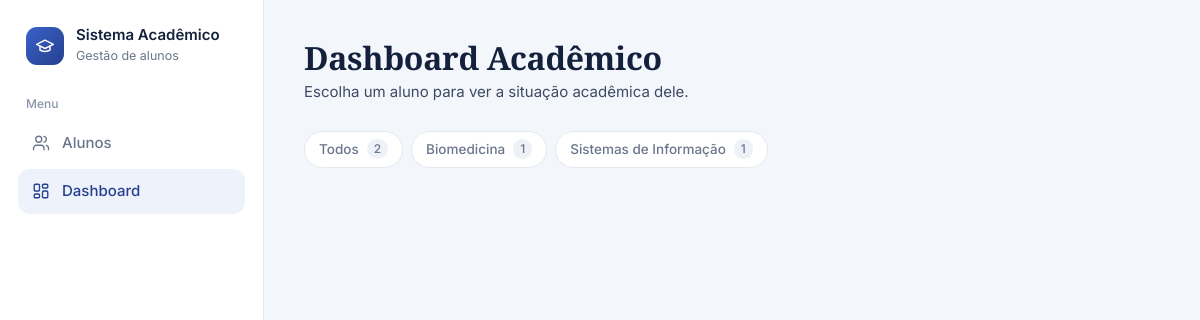
/aluno/dashboard/?escolher=1&curso=Arquitetura e Urbanismo, run on an earlier commit of the app's database.
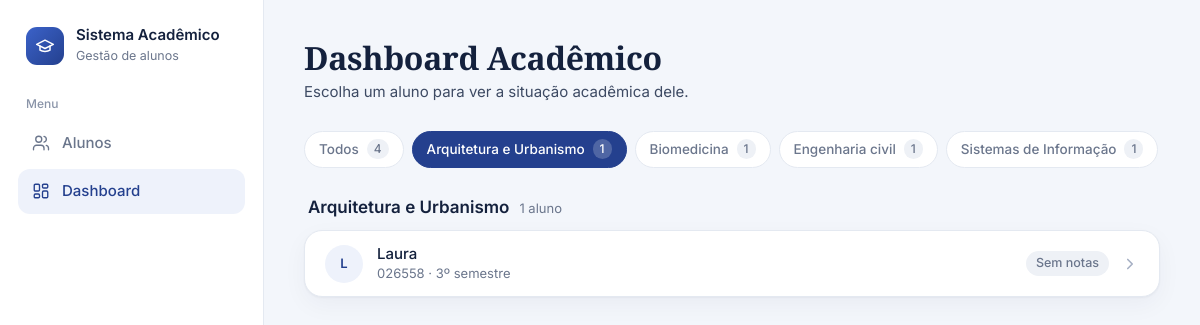
And on a later commit of the database.
### aluno/models.py (models this page shows, shortened)
class Aluno(models.Model):
    STATUS_ATIVO = "ativo"
    STATUS_TRANCADO = "trancado"
    STATUS_FORMADO = "formado"
    STATUS_CHOICES = [
        (STATUS_ATIVO, "Ativo"),
        (STATUS_TRANCADO, "Trancado"),
        (STATUS_FORMADO, "Formado"),
    ]
    nome = models.CharField("Nome", max_length=150)
    matricula = models.CharField("Matrícula", max_length=20, blank=True, default="")
    email = models.EmailField("E-mail", blank=True, default="")
    cpf = models.CharField("CPF", max_length=14, blank=True, default="")
    curso = models.CharField("Curso", max_length=150)
    semestre = models.IntegerField("Semestre", default=1)
    status = models.CharField(
        "Status", max_length=10, choices=STATUS_CHOICES, default=STATUS_ATIVO
    )
    bolsista = models.BooleanField("Bolsista", default=False)
    data_nascimento = models.DateField("Data de nascimento", null=True, blank=True)
    bio = models.TextField("Bio", blank=True)
    criado_em = models.DateTimeField("Cadastrado em", default=timezone.now)
    class Meta:
        verbose_name = "Aluno"
        verbose_name_plural = "Alunos"
        ordering = ["-criado_em"]

### aluno/views.py (the view, shortened to what this page needs)
# urls.py: path('dashboard/', views.dashboard_aluno, name='dashboard_aluno'),
def dashboard_aluno(request, pk=None):
    aluno = _resolver_aluno(request, pk)
    if aluno is None:
        return _selecionar_aluno(request)

### aluno/views.py (called while the page is built)
def _resolver_aluno(request, pk):
    if pk is not None:
        return get_object_or_404(Aluno, pk=pk)
    if request.GET.get("escolher"):
        return None
    user = request.user
    if user.is_authenticated and user.email:
        return Aluno.objects.filter(email__iexact=user.email).first()
    return None

def _iniciais(nome):
    partes = nome.split()
    if len(partes) >= 2:
        return (partes[0][0] + partes[-1][0]).upper()
    return partes[0][0].upper() if partes else "?"

### aluno/templates/dashboard_selecionar.html (shortened to what this page needs)
{% load static %}
<!DOCTYPE html>
<html lang="pt-br">
<head>
</head>
<body class="com-sb">
{% include "_sidebar.html" with sb_ativo="dashboard" %}
<main class="main">
    <header class="header">
        <h1>Dashboard Acadêmico</h1>
        <p>Escolha um aluno para ver a situação acadêmica dele.</p>
    </header>
    {% if total_alunos == 0 %}
    <div class="vazio">
        <strong>Nenhum aluno cadastrado ainda</strong>
        <a href="{% url 'listar_alunos' %}">Cadastrar o primeiro aluno</a>
    </div>
    {% else %}
    {% if cursos %}
    <nav class="cursos" aria-label="Filtrar por curso">
        <a class="curso-link{% if not curso_ativo %} ativo{% endif %}" href="{% url 'dashboard_aluno' %}?escolher=1">Todos <b>{{ total_alunos }}</b></a>
        {% for c in cursos %}
        <a class="curso-link{% if c.curso == curso_ativo %} ativo{% endif %}" href="{% url 'dashboard_aluno' %}?escolher=1&curso={{ c.curso|urlencode }}">{{ c.curso }} <b>{{ c.total }}</b></a>
        {% endfor %}
    </nav>
    {% endif %}
    {% for g in grupos %}
    <section class="grupo">
        <div class="grupo-cab"><h2>{{ g.curso }}</h2><span>{{ g.alunos|length }} aluno{{ g.alunos|length|pluralize }}</span></div>
        <div class="lista">
            {% for a in g.alunos %}
            <a class="linha" href="{% url 'dashboard_aluno_pk' a.pk %}">
                <span class="av" aria-hidden="true">{{ a.iniciais }}</span>
                <div>
                    <div class="nome">{{ a.nome }}</div>
                    <div class="sub">{% if a.matricula %}{{ a.matricula }} · {% endif %}{{ a.semestre }}º semestre</div>
                </div>
                <div class="fim">
                    {% if a.media is not None %}
                    <span class="chip {% if a.abaixo %}abaixo{% else %}ok{% endif %}" title="Média geral">Média {{ a.media|floatformat:1 }}</span>
                    {% else %}
                    <span class="chip">Sem notas</span>
                    {% endif %}
                    <svg class="seta" viewBox="0 0 24 24" fill="none" stroke="currentColor" stroke-width="2.2" stroke-linecap="round" stroke-linejoin="round" aria-hidden="true"><path d="m9 6 6 6-6 6"/></svg>
                </div>
            </a>
            {% endfor %}
        </div>
    </section>
    {% endfor %}
    {% endif %}
</main>
</body>
</html>

### aluno/templates/_sidebar.html (shortened to what this page needs)
<aside class="sb" aria-label="Menu principal">
    <div class="sb-marca">
        <span class="sb-logo" aria-hidden="true"><svg viewBox="0 0 24 24" fill="none" stroke="currentColor" stroke-width="1.8" stroke-linecap="round" stroke-linejoin="round"><path d="M22 10 12 5 2 10l10 5 10-5Z"/><path d="M6 12v5c3 2 9 2 12 0v-5"/></svg></span>
        <div><strong>Sistema Acadêmico</strong><small>Gestão de alunos</small></div>
    </div>
    <nav>
        <p class="sb-rotulo">Menu</p>
        <div class="sb-menu">
            <a href="{% url 'listar_alunos' %}"{% if sb_ativo == 'alunos' %} class="ativo" aria-current="page"{% endif %}>
                <svg viewBox="0 0 24 24" fill="none" stroke="currentColor" stroke-width="1.8" stroke-linecap="round" stroke-linejoin="round"><path d="M16 21v-2a4 4 0 0 0-4-4H6a4 4 0 0 0-4 4v2"/><circle cx="9" cy="7" r="4"/><path d="M22 21v-2a4 4 0 0 0-3-3.9M16 3.1a4 4 0 0 1 0 7.8"/></svg>
                Alunos
            </a>
            <a href="{% url 'dashboard_aluno' %}{% if sb_aluno %}?escolher=1{% endif %}"{% if sb_ativo == 'dashboard' %} class="ativo" aria-current="page"{% endif %}>
                Dashboard
            </a>
        </div>
    </nav>
</aside>

### aluno/templates/dashboard_selecionar.html (style rules this page uses)
:root { --bg: #f3f6fb; --surface: #fff; --ink: #14213d; --text: #3d4a63; --muted: #6b768c; --line: #e4e9f1; --line-soft: #eef1f6; --accent: #24408e; --accent-2: #3b62c9; --accent-soft: #eef2fb; --ok: #1f7a4d; --ok-soft: #e6f5ec; --attention: #b45309; --attention-soft: #fdf1df; --radius: 18px; --radius-sm: 12px; --shadow: 0 1px 2px rgba(20,33,61,.04), 0 8px 24px rgba(20,33,61,.045); --ui: "Inter", system-ui, -apple-system, "Segoe UI", sans-serif; --serif: "Source Serif 4", Georgia, "Times New Roman", serif; }
* { box-sizing: border-box; }
body { margin: 0; background: var(--bg); color: var(--text); font: 400 15px/1.5 var(--ui); -webkit-font-smoothing: antialiased; }
a { color: inherit; text-decoration: none; }
.main { max-width: 1040px; padding: 40px 40px 72px; }
.header { margin-bottom: 28px; }
.header h1 { margin: 0 0 4px; font: 600 32px/1.15 var(--serif); color: var(--ink); letter-spacing: -.01em; }
.header p { margin: 0; }
.cursos { display: flex; flex-wrap: wrap; gap: 8px; margin-bottom: 28px; }
.curso-link { display: inline-flex; align-items: center; gap: 8px; padding: 7px 14px; border: 1px solid var(--line); border-radius: 999px; background: var(--surface); color: var(--muted); font-size: 13.5px; font-weight: 500; transition: border-color .15s, color .15s; }
.curso-link b { font-weight: 500; font-size: 12px; padding: 1px 7px; border-radius: 999px; background: var(--line-soft); }
.curso-link.ativo { background: var(--accent); border-color: var(--accent); color: #fff; }
.curso-link.ativo b { background: rgba(255,255,255,.2); }
.grupo { margin-bottom: 30px; }
.grupo-cab { display: flex; align-items: baseline; gap: 10px; margin: 0 4px 12px; }
.grupo-cab h2 { margin: 0; font: 600 17px/1.3 var(--ui); color: var(--ink); }
.grupo-cab span { font-size: 13px; color: var(--muted); }
.lista { background: var(--surface); border: 1px solid var(--line); border-radius: var(--radius); box-shadow: var(--shadow); overflow: hidden; }
.linha { display: flex; align-items: center; gap: 14px; padding: 13px 20px; border-bottom: 1px solid var(--line-soft); transition: background .15s; }
.linha:last-child { border-bottom: 0; }
.linha .av { flex: none; width: 38px; height: 38px; display: grid; place-items: center; border-radius: 50%; background: var(--accent-soft); color: var(--accent); font-weight: 600; font-size: 13px; }
.linha .nome { color: var(--ink); font-weight: 500; line-height: 1.3; }
.linha .sub { font-size: 13px; color: var(--muted); }
.linha .fim { margin-left: auto; display: flex; align-items: center; gap: 12px; }
.chip { padding: 3px 10px; border-radius: 999px; font-size: 12.5px; font-weight: 500; background: var(--line-soft); color: var(--muted); white-space: nowrap; font-variant-numeric: tabular-nums; }
.seta { width: 18px; height: 18px; color: #a6b0c4; flex: none; transition: transform .15s, color .15s; }

### aluno/templates/_sidebar.html (style rules this page uses)
:root { --sb-w: 264px; }
body.com-sb { padding-left: var(--sb-w); }
.sb { position: fixed; top: 0; left: 0; bottom: 0; width: var(--sb-w); z-index: 40; display: flex; flex-direction: column; gap: 28px; padding: 26px 18px; background: #fff; border-right: 1px solid #e4e9f1; font-family: "Inter", system-ui, -apple-system, "Segoe UI", sans-serif; font-size: 15px; line-height: 1.5; color: #3d4a63; }
.sb a { color: inherit; text-decoration: none; }
.sb-marca { display: flex; align-items: center; gap: 12px; padding: 0 8px; }
.sb-logo { flex: none; width: 38px; height: 38px; display: grid; place-items: center; border-radius: 11px; color: #fff; background: linear-gradient(135deg, #3b62c9, #24408e); }
.sb-logo svg { width: 20px; height: 20px; }
.sb-marca strong { display: block; color: #14213d; font-weight: 600; line-height: 1.2; }
.sb-marca small { color: #6b768c; font-size: 12.5px; }
.sb-rotulo { margin: 0 8px 8px; font-size: 12px; font-weight: 500; color: #8a94a8; }
.sb-menu { display: grid; gap: 4px; }
.sb-menu a { display: flex; align-items: center; gap: 12px; padding: 11px 14px; border-radius: 12px; color: #6b768c; font-weight: 500; transition: background .15s, color .15s; }
.sb-menu a svg { width: 18px; height: 18px; flex: none; }
.sb-menu a.ativo { background: #eef2fb; color: #24408e; }

What changed in the data, as far as the page shows it:
added Aluno: curso "Arquitetura e Urbanismo", curso "Arquitetura e Urbanismo", nome "Laura", matricula "026558"
added Aluno: curso "Engenharia civil"
Also different on the page:
{{ total_alunos }}: "2" → "4"
new list line: "1"
new list line: "1 aluno L · 3 º semestre Sem notas"
